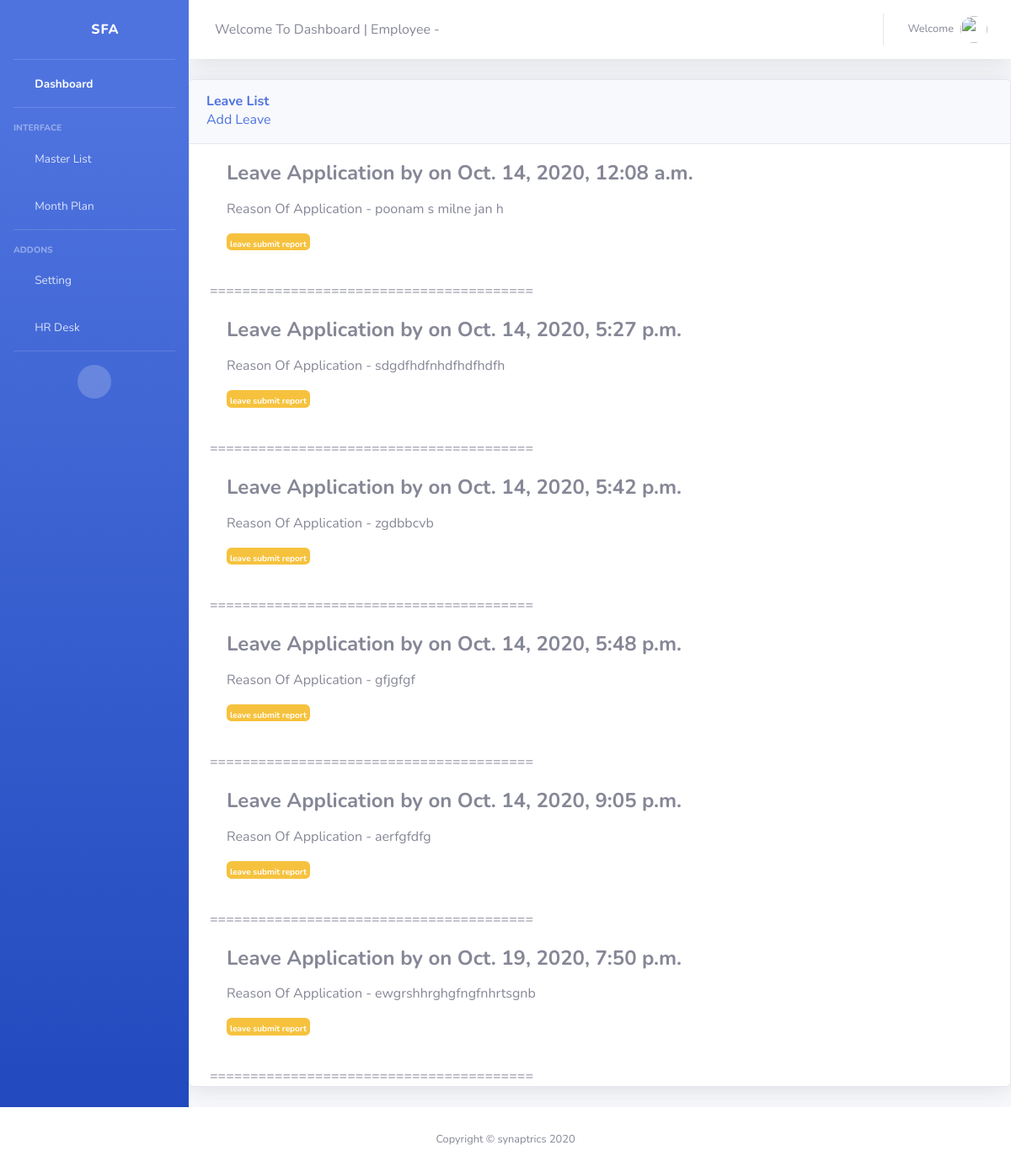
Before: /report/leavelist/ with the older database file.
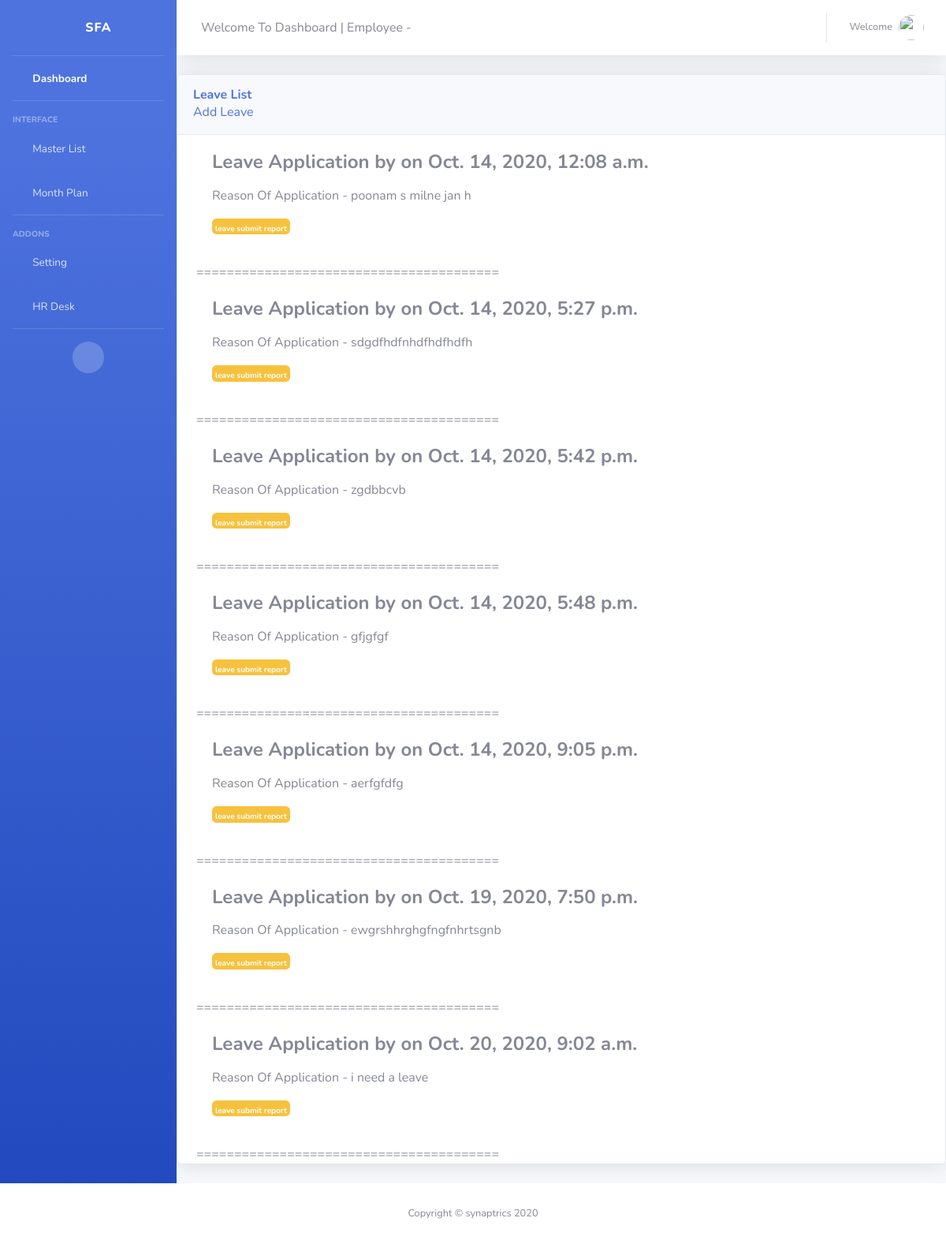
After: the same page with the newer database file.
### report/models.py (models this page shows, shortened)
class LeaveHRForm(models.Model):
	is_approved = models.BooleanField(default = False)
	is_rejected = models.BooleanField(default = False)
	user = models.ForeignKey(User , on_delete = models.CASCADE)
	reason = models.TextField()
	date = models.DateTimeField(default = timezone.now)

### report/views.py (the view)
# urls.py: path('leavelist/', views.LeaveList, name = 'leavelist'),
def LeaveList(request):
	print("--------------")
	leave = LeaveHRForm.objects.all()
	print("--------------")
	return render(request,  '../templates/report/leavelist.html',{"leave":leave})

### report/templates/report/leavelist.html (shortened to what this page needs)
{% extends 'report/main3.html'%}
{% load crispy_forms_tags %}
{% block content %}
          <div class="card shadow mb-4">
            <div class="card-header py-3">
              <h6 class="m-0 font-weight-bold text-primary">Leave List </h6>
              <a href="{% url 'leave-hr' %}"> Add Leave</a>
            </div>
                     {% for leaves in leave %}
           <div class="container-fluid">
                      <div class="card-body d-flex flex-row">
                          <div>
                            <h4 class="card-title font-weight-bold mb-2">Leave Application by {{user.username}} on {{ leaves.date }}  </h4>
                            <p class="pt-2">
                              Reason Of Application - {{leaves.reason}}
                            </p>
                            <p class="pt-2 badge badge-warning" style="font-size: 10px;">
                              leave submit report
                            </p>
                          </div>
          </div>
            ========================================
          </div>
                {% endfor %}
          </div>
        </div>
</div>
{% endblock content %}

Changed rows visible on the page:
added LeaveHRForm: date "Oct. 20, 2020, 9:02 a.m.", reason "i need a leave"
